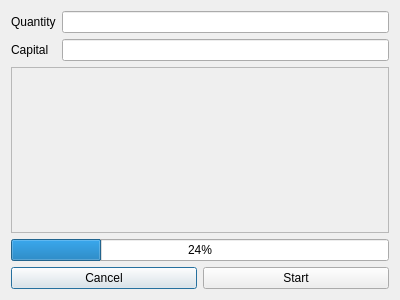
<?xml version="1.0" encoding="UTF-8"?>
<ui version="4.0">
 <class>Ui_autotrading_backtest_strategy_page</class>
 <widget class="QDialog" name="Ui_autotrading_backtest_strategy_page">
  <property name="geometry">
   <rect>
    <x>0</x>
    <y>0</y>
    <width>400</width>
    <height>300</height>
   </rect>
  </property>
  <property name="windowTitle">
   <string>Dialog</string>
  </property>
  <layout class="QVBoxLayout" name="verticalLayout_4">
   <item>
    <layout class="QVBoxLayout" name="verticalLayout_3">
     <item>
      <layout class="QHBoxLayout" name="horizontalLayout">
       <item>
        <layout class="QVBoxLayout" name="verticalLayout">
         <item>
          <widget class="QLabel" name="label">
           <property name="text">
            <string>Quantity</string>
           </property>
          </widget>
         </item>
         <item>
          <widget class="QLabel" name="label_2">
           <property name="text">
            <string>Capital</string>
           </property>
          </widget>
         </item>
        </layout>
       </item>
       <item>
        <layout class="QVBoxLayout" name="verticalLayout_2">
         <item>
          <widget class="QLineEdit" name="lineEdit"/>
         </item>
         <item>
          <widget class="QLineEdit" name="lineEdit_2"/>
         </item>
        </layout>
       </item>
      </layout>
     </item>
     <item>
      <widget class="QScrollArea" name="scrollArea">
       <property name="widgetResizable">
        <bool>true</bool>
       </property>
       <widget class="QWidget" name="scrollAreaWidgetContents">
        <property name="geometry">
         <rect>
          <x>0</x>
          <y>0</y>
          <width>378</width>
          <height>166</height>
         </rect>
        </property>
       </widget>
      </widget>
     </item>
     <item>
      <widget class="QProgressBar" name="progressBar">
       <property name="value">
        <number>24</number>
       </property>
      </widget>
     </item>
     <item>
      <layout class="QHBoxLayout" name="horizontalLayout_2">
       <item>
        <widget class="QPushButton" name="pushButton_2">
         <property name="text">
          <string>Cancel</string>
         </property>
        </widget>
       </item>
       <item>
        <widget class="QPushButton" name="pushButton">
         <property name="text">
          <string>Start</string>
         </property>
        </widget>
       </item>
      </layout>
     </item>
    </layout>
   </item>
  </layout>
 </widget>
 <resources/>
 <connections/>
</ui>
